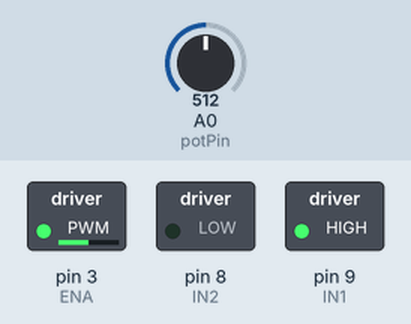
Recording of a sketch running on a simulated Arduino Uno, built with avr-gcc and run on an emulated ATmega328P. On the bench: switched loads named in the sketch (green lamp = pin HIGH). The test bench sets the inputs (shaded band); at power-on: A0 (potPin) = 512.

Above: at 1.2 s.
1.3 s: A0 (potPin) set to 716
At 1.7 s:
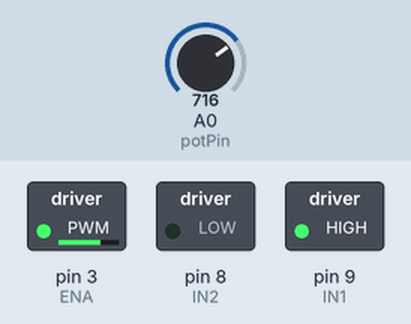
2.8 s: A0 (potPin) set to 900
At 4.0 s:
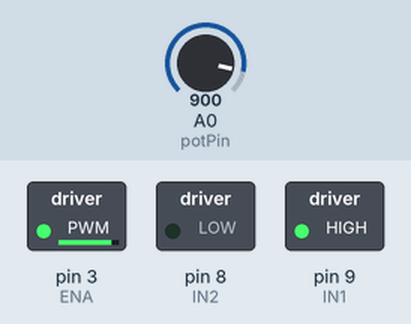
4.3 s: A0 (potPin) set to 122
At 5.1 s:
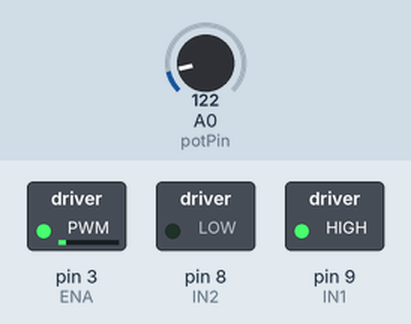
5.8 s: A0 (potPin) set to 0
At 6.3 s:
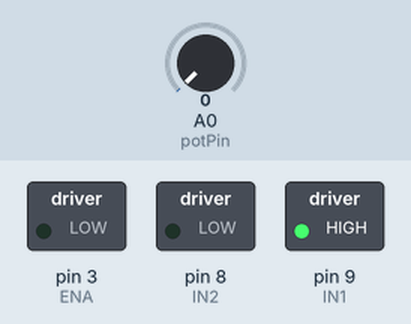
7.3 s: A0 (potPin) set to 511
At 8.6 s:
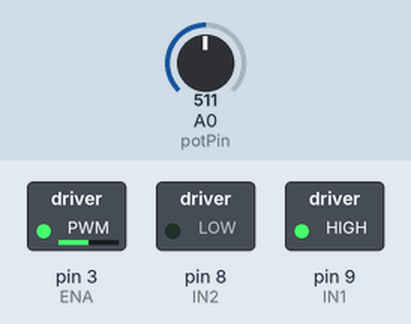
Timing chart, 0 to 9.8 s (numbered marks = the images above; inputs shaded):
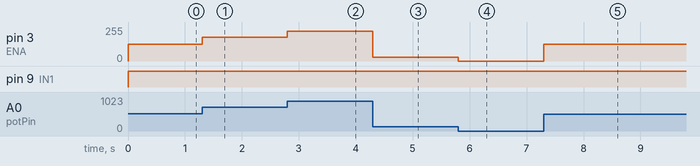

Measured:
- after the input at 1.3 s, pin 3 (ENA): 127/255 → 178/255 at once
- after the input at 2.8 s, pin 3 (ENA): 178/255 → 224/255 at once
- after the input at 4.3 s, pin 3 (ENA): 224/255 → 30/255 at once
- after the input at 5.8 s, pin 3 (ENA): 30/255 → 0/255 at once
- after the input at 7.3 s, pin 3 (ENA): 0/255 → 127/255 at once

The sketch:

motordriver.ino
```cpp
/*
This script controls two motors with a amotor control board.
These methods will be applied for the RC cntrolled rover next.

- Jackson Ballew
*/

// Define the pins
const int ENA = 3; // Enable/speed control pin connected to digital pin 3
const int IN1 = 9; // Connect Motor Direction control pin to digital pin 9
const int IN2 = 8; // Connect Motor Direction control pin to digital pin 8
const int potPin = A0; // Connect Potentiometer to analog pin A0

void setup() {
  // Set the motor control pins as output
  pinMode(ENA, OUTPUT);
  pinMode(IN1, OUTPUT);
  pinMode(IN2, OUTPUT);
}

void loop() {
  // Read the value from the potentiometer
  int potValue = analogRead(potPin);

  // Map the potentiometer value from (0-1023) to PWM (0-255)
  int motorSpeed = map(potValue, 0, 1023, 0, 255);

  // For one direction, set IN1 HIGH and IN2 LOW
  digitalWrite(IN1, HIGH);
  digitalWrite(IN2, LOW);

  // Write the value to the motor speed
  analogWrite(ENA, motorSpeed);
}
```
